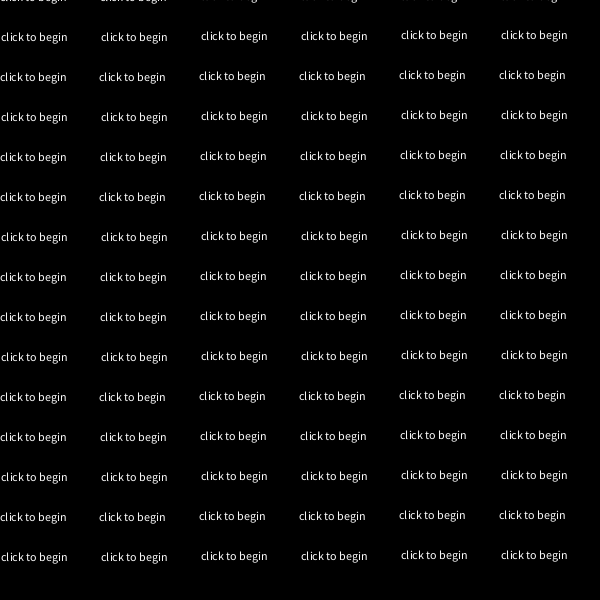
Frame 1 (no input)
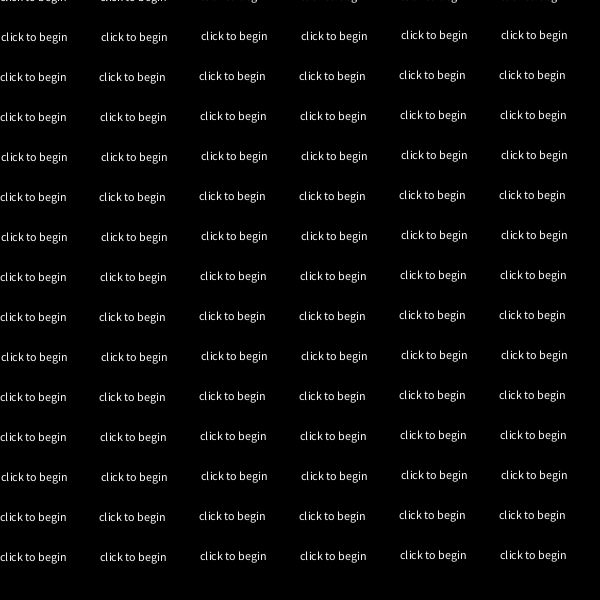
Frame 60 (the mouse pressed at the canvas centre just before this capture)
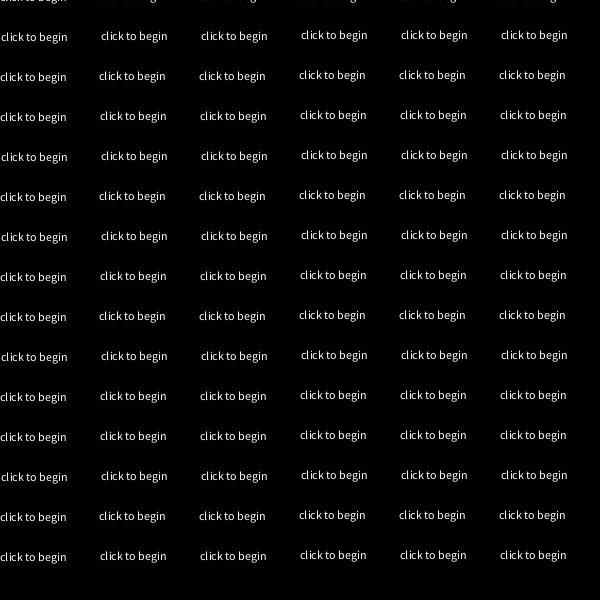
Frame 120 (the mouse held since frame 60 and released just before this capture)

The Processing sketch that drew these frames (run headless with seeded random() and noise(); from frame 60 on, the mouse is pressed at the canvas centre):

// Processing sketch: processing_42934
// ── processing_42934.pde

float angle = 0;
int mode = 0;

void setup(){
  size(600,600);
  smooth();
  background(0);
  fill(255);
  noStroke();
  
}

void draw(){
  background(0);
  float ellSize = 0;
  for(int x = 0; x < width; x+=10){
    for(int y = 0; y < height; y+=10){            
        switch(mode){
          case 0:
            if(x%100 == 0 && y%40 == 0){
              text("click to begin",x + sin(y+angle),y + cos(x + angle));
            }
            ellSize = 1000;
            break;
          case 1:
            ellSize = sin(x*y+angle)*7 + cos(angle)*8;
            break;
          case 2:
            ellSize = cos(x / angle + sin(angle)) + sin(y / angle) * 5;   
            break;
          case 3: 
            ellSize = sin(x + y / angle) * 5;
            break;  
          case 4:
            ellSize = tan(x*y*.1) + cos(x*y + angle)*10;
            break;  
          case 5: 
            ellSize = cos(sin(x*y/angle/50))*10;
            break;  
          case 6:
            ellSize = sin(x*cos(y/10) + sin(angle)*3 + angle)*10;  
            break;
        }  
        
        //following lines for processing.js
        //to keep everything >= 1
        ellSize = abs(ellSize);
        ellSize = map(ellSize,0,10,1,10);
        if(ellSize > 500){
          ellSize = 0;
        }  
        ellipse(x,y,ellSize,ellSize);   
    }
  }
  angle+=.1;
  if(angle > 360){
    angle = 0;
  }  
}  

void mouseReleased(){
  mode++;
  angle = 0;
  if(mode > 6){
    mode = 1;
  }  
}  
